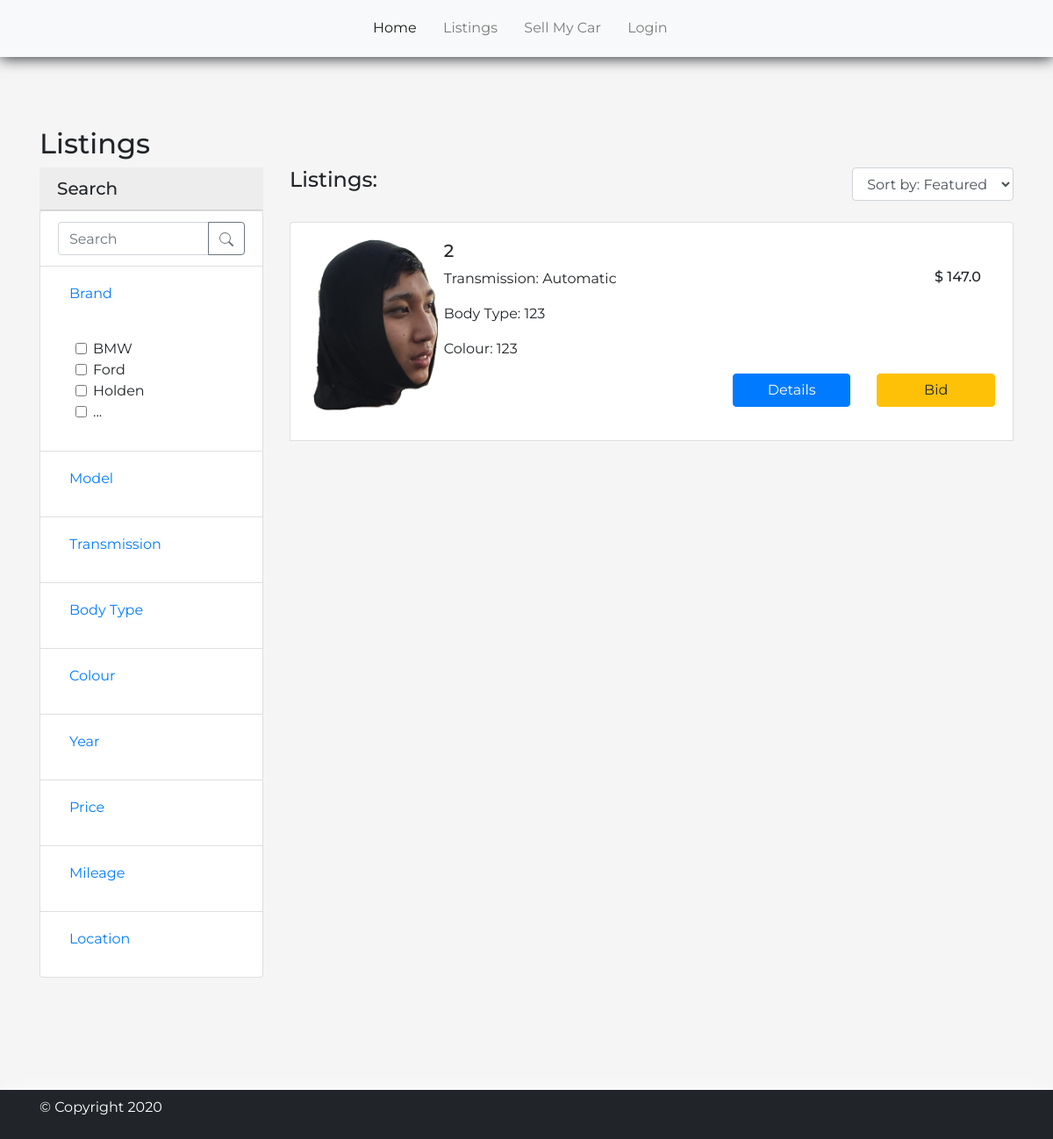
/all_listings, run on the app's committed database.
### auction/models.py (models this page shows)
class Auction(db.Model):
    id = db.Column(db.Integer, primary_key=True)
    title = db.Column(db.String(200), nullable=False)
    description = db.Column(db.String(1000), nullable=False)
    startBid = db.Column(db.Float, nullable=False)
    bid = db.Column(db.Float, nullable=False)
    status = db.Column(db.String(100), nullable=False)
    brand = db.Column(db.String(100), nullable=False)
    model = db.Column(db.String(100), nullable=False)
    transmision = db.Column(db.String(100), nullable=False)
    colour = db.Column(db.String(100), nullable=False)
    body = db.Column(db.String(100), nullable=False)
    year = db.Column(db.String(100), nullable=False)
    rego = db.Column(db.String(100), nullable=False)
    mileage = db.Column(db.String(100), nullable=False)
    location = db.Column(db.String(100), nullable=False)
    auction_end = db.Column(db.DateTime, nullable=False)
    bidsMade = db.Column(db.Integer,nullable=True,default=0)
    image = db.Column(db.String(200), nullable=False)
    bids = db.relationship('Bid', backref='auction', lazy=True)
    user_id = db.Column(db.Integer, db.ForeignKey('user.id'), nullable=False)

### auction/listings/routes.py (the view)
@listings.route('/all_listings',methods=['POST','GET'])
def show():
    vehicles = Auction.query.all()
    if request.method == 'POST':
        bidamount = request.form['bidAmount']
        id = request.form['id']
        flash('Bid success !','success')
        return redirect(url_for('listings.bid',id=id,bidamount=bidamount))
    return render_template('listings.html',vehicles=vehicles)

### auction/templates/listings.html (shortened to what this page needs)
{% include "base.html" %}
<div class="pageTitle">
    <div class="container">
        <h2>Listings</h2>
    </div>
</div>
<div class="listing-results">
    <div class="container">
        <div class="row">
            <div class="col-lg-3">
                <div class="nav-sidebar mb-5">
                    <h5 class="card-header">Search</h5>
                    <div id="accordion">
                        <ul class="list-group">
                            <li class="list-group-item">
                                <div class="input-group">
                                    <input type="text" class="form-control" placeholder="Search" aria-label="Search" aria-describedby="button-search">
                                    <div class="input-group-append">
                                        <button class="btn btn-outline-secondary" type="button" id="button-search">
                                        </button>
                                    </div>
                                </div>
                            </li>
                            <li class="list-group-item">
                                <div class="card-title" id="headingOne">
                                    <h5 class="mb-0">
                                        <button class="btn btn-link" data-toggle="collapse" data-target="#collapseOne" aria-expanded="true" aria-controls="collapseOne">
                                        Brand
                                        </button>
                                    </h5>
                                </div>
                                <div id="collapseOne" class="collapse show" aria-labelledby="headingOne">
                                    <div class="card-body">
                                        <div class="form-check">
                                            <input class="form-check-input" type="checkbox" value="" id="1Check">
                                            <label class="form-check-label" for="1Check">BMW</label>
                                        </div>
                                        <div class="form-check">
                                            <input class="form-check-input" type="checkbox" value="" id="2Check">
                                            <label class="form-check-label" for="2Check">Ford</label>
                                        </div>
                                        <div class="form-check">
                                            <input class="form-check-input" type="checkbox" value="" id="3Check">
                                            <label class="form-check-label" for="3Check">Holden</label>
                                        </div>
                                        <div class="form-check">
                                            <input class="form-check-input" type="checkbox" value="" id="4Check">
                                            <label class="form-check-label" for="4Check">...</label>
                                        </div>
                                    </div>
                                </div>
                            </li>
                            <li class="list-group-item">
                                <div class="card-title" id="headingTwo">
                                    <h5 class="mb-0">
                                        <button class="btn btn-link collapsed" data-toggle="collapse" data-target="#collapseTwo" aria-expanded="true" aria-controls="collapseTwo">
                                        Model
                                        </button>
                                    </h5>
                                </div>
                            </li>
                            <li class="list-group-item">
                                <div class="card-title" id="headingThree">
                                    <h5 class="mb-0">
                                        <button class="btn btn-link collapsed" data-toggle="collapse" data-target="#collapseThree" aria-expanded="true" aria-controls="collapseThree">
                                        Transmission
                                        </button>
                                    </h5>
                                </div>
                            </li>
                            <li class="list-group-item">
                                <div class="card-title" id="headingFour">
                                    <h5 class="mb-0">
                                        <button class="btn btn-link collapsed" data-toggle="collapse" data-target="#collapseFour" aria-expanded="true" aria-controls="collapseFour">
                                        Body Type
                                        </button>
                                    </h5>
                                </div>
                            </li>
                            <li class="list-group-item">
                                <div class="card-title" id="headingFive">
                                    <h5 class="mb-0">
                                        <button class="btn btn-link collapsed" data-toggle="collapse" data-target="#collapseFive" aria-expanded="true" aria-controls="collapseFive">
                                        Colour
                                        </button>
                                    </h5>
                                </div>
                            </li>
                            <li class="list-group-item">
                                <div class="card-title" id="headingSix">
                                    <h5 class="mb-0">
                                        <button class="btn btn-link collapsed" data-toggle="collapse" data-target="#collapseSix" aria-expanded="true" aria-controls="collapseSix">
                                        Year
                                        </button>
                                    </h5>
                                </div>
                            </li>
                            <li class="list-group-item">
                                <div class="card-title" id="headingSeven">
                                    <h5 class="mb-0">
                                        <button class="btn btn-link collapsed" data-toggle="collapse" data-target="#collapseSeven" aria-expanded="true" aria-controls="collapseSeven">
                                        Price
                                        </button>
                                    </h5>
                                </div>
                            </li>
                            <li class="list-group-item">
                                <div class="card-title" id="headingEight">
                                    <h5 class="mb-0">
                                        <button class="btn btn-link collapsed" data-toggle="collapse" data-target="#collapseEight" aria-expanded="true" aria-controls="collapseEight">
                                        Mileage
                                        </button>
                                    </h5>
                                </div>
                            </li>
                            <li class="list-group-item">
                                <div class="card-title" id="headingNine">
                                    <h5 class="mb-0">
                                        <button class="btn btn-link collapsed" data-toggle="collapse" data-target="#collapseNine" aria-expanded="true" aria-controls="collapseNine">
                                        Location
                                        </button>
                                    </h5>
                                </div>
                            </li>
                        </ul>
                    </div>
                </div>
            </div>
            <div class="col-lg-9">
                <div class="sort-by">
                    <div class="row mb-4">
                        <div class="col-md-9"><h4>Listings: </h4></div>
                        <div class="input-group col-md-3">
                            <select class="form-control float-right">
                                <option>Sort by: Featured</option>
                            </select>
                        </div>
                    </div>
                </div>
                <div class="car-results">
                    <ul class="list-group">
                      {% for element in vehicles %}
                        <li class="list-group-item">
                            <div class="media">
                                <figure class="figure">
                                    <img class="img-fluid" src="..{{element.image}}">
                                </figure>
                                <div class="media-body">
                                    <h5 class="my-2">{{element.title}}</h5>
                                    <h6 class="card-text float-right mr-3">$ {{element.bid}}</h6>
                                    <p class="card-text">Transmission: {{element.transmision}}</p>
                                    <p class="card-text">Body Type: {{element.body}}</p>
                                    <p class="card-text">Colour: {{element.colour}}</p>
                                    <div class="row">
                                        <div class="col-md-6"></div>
                                        <div class="col-md-3">
                                            <a href="{{url_for('listings.vehicle',id=element.id)}}" class="btn btn-block btn-primary">Details</a>
                                        </div>
                                        <div class="col-md-3">
                                            <a href="#" class="btn btn-block btn-warning" data-toggle="modal" data-target="#bidPopUp">Bid</a>
                                        </div>
                                    </div>
                                </div>
                            </div>
                        </li>
                        </div>
                        {% endfor %}
                </div>
            </div>
            </div>
        </div>
<footer class="navbar navbar-dark navbar-static-bottom">
    <div class="container-fluid">
        <div class="container">
            <p>&copy; Copyright 2020</p>
        </div>
    </div>
</footer>
</body>
</html>

### auction/static/styling/styles.css (style rules this page uses)
html, body { background-color: whitesmoke; font-family: 'Montserrat', sans-serif; }
.navbar { padding: .5rem; box-shadow: 0rem .05rem 1rem; }
.pageTitle { padding-top: 5rem; }
.media img { height: 6.5rem; border-radius: .5rem; padding: .4rem; }
.listing-results .media img { height: 13rem; border-radius: .5rem; padding: .4rem; background-size: 100% 100%; }
.car-results .media-body { min-width: 10rem; }
.car-results .btn { min-width: 5rem; }
.btn, .close { box-shadow: none !important; }
footer { background-color: #212529; color: white; padding-top: .5rem; padding-bottom: .5rem; margin-top: 5rem; }

### data on the page
Auction: image (picture), title "2", bid "147.0", transmision "Automatic", body "123", colour "123"
